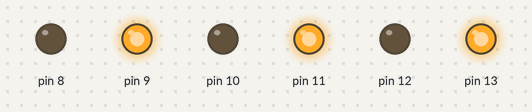
Recording of a sketch running on a simulated Arduino Uno, built with avr-gcc and run on an emulated ATmega328P. Parts: output pins drawn as LEDs (lit = HIGH).

Above: at 0.05 s.
At 2.75 s:
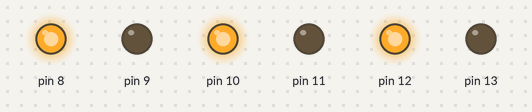
Timing chart, 0 to 3.0 s (numbered marks = the images above):
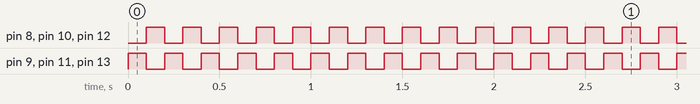

Measured:
- by itself, pin 8–13: alternates HIGH for 0.10 s and LOW for 0.10 s

The sketch:

_6_leds_alternate.ino
```cpp
void setup() {
  // put your setup code here, to run once:
DDRB = B111111; //Set PINS on Port B to OUTPUT

}

void loop() {
  // put your main code here, to run repeatedly:
PORTB = B101010; //Toggle All the PINS on PORT B
delay(100);  //customary delay for blinky....
PORTB = B010101;
delay(100);
}
```
